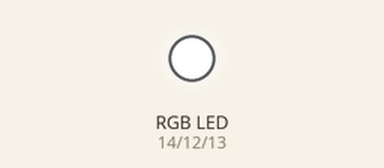
This sketch was run on a simulated Arduino Uno, built with avr-gcc and run on an emulated ATmega328P. Shown: an RGB LED mixed from three pins (HIGH = lit).

Above: at 0.1 s.
Timing chart, 0 to 1.6 s (numbered marks = the images above):
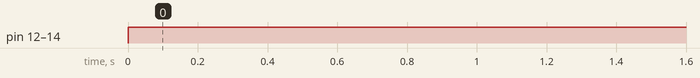

Measured:
- by itself, pin 12 (RGB_G), pin 13 (RGB_B), pin 14 (RGB_R): LOW → HIGH at 0.00 s

The sketch:

app-rgb.ino
```cpp
#include <Arduino.h>
#define RGB_R 14
#define RGB_G 12
#define RGB_B 13

void setup()
{
    initializeRGBLEDs();
}

void loop()
{
    rgb(255, 255, 255);
}
void initializeRGBLEDs()
{
    pinMode(RGB_R, OUTPUT);
    pinMode(RGB_G, OUTPUT);
    pinMode(RGB_B, OUTPUT);
}
void rgb(int r, int g, int b)
{
    analogWrite(RGB_R, r);
    analogWrite(RGB_G, g);
    analogWrite(RGB_B, b);
}
```
